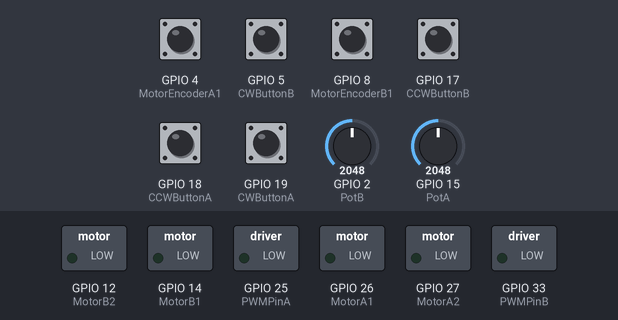
The program below on a simulated ESP32. On the bench: switched loads named in the program (green lamp = pin HIGH). The test bench sets the inputs (shaded band); at power-on: GPIO 4 (MotorEncoderA1), GPIO 5 (CWButtonB), GPIO 8 (MotorEncoderB1), GPIO 17 (CCWButtonB), GPIO 18 (CCWButtonA), GPIO 19 (CWButtonA) HIGH, GPIO 2 (PotB) = 2048, GPIO 15 (PotA) = 2048.

Above: at 1.2 s.
1.3 s: GPIO 5 (CWButtonB) pulled LOW for 0.15 s
At 2.1 s:
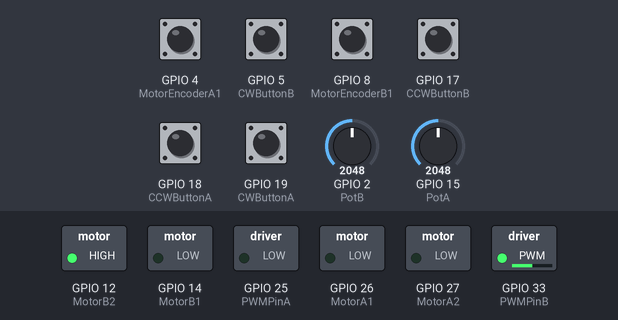
2.9 s: GPIO 17 (CCWButtonB) pulled LOW for 0.15 s
At 3.3 s:
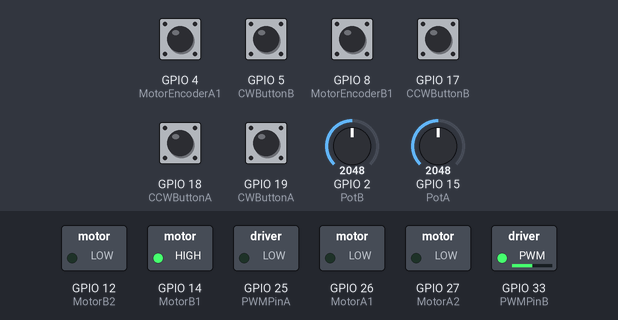
4.5 s: GPIO 18 (CCWButtonA) pulled LOW for 0.15 s
At 5.7 s:
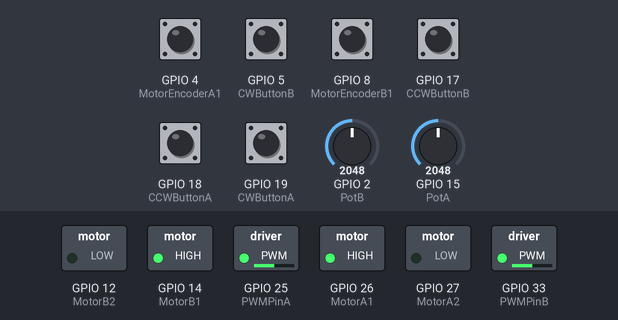
6.1 s: GPIO 19 (CWButtonA) pulled LOW for 0.15 s
At 7.0 s:
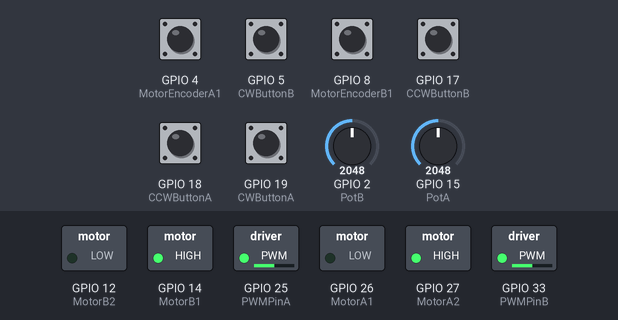
7.7 s: GPIO 5 (CWButtonB) pulled LOW for 1 s
At 8.2 s:
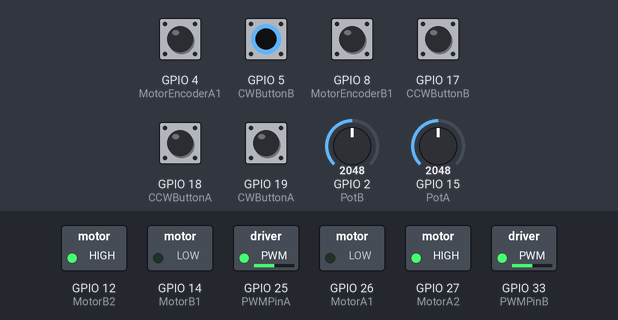
10.2 s: GPIO 18 (CCWButtonA) pulled LOW for 1 s
At 11.3 s:
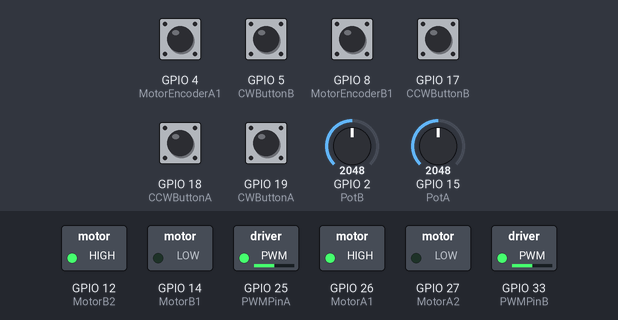
Timing chart, 0 to 13.2 s (numbered marks = the images above; inputs shaded):
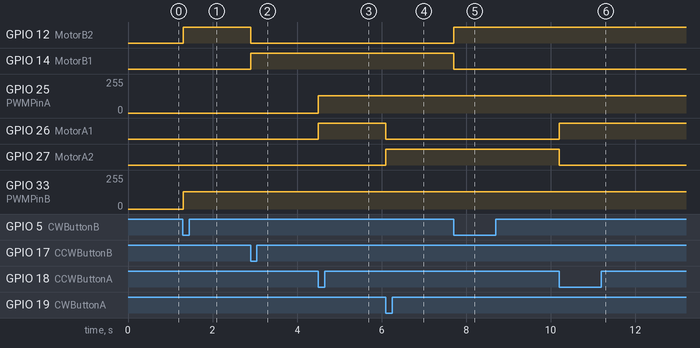

Measured:
- after the input at 1.3 s, GPIO 12 (MotorB2): LOW → HIGH at once; GPIO 33 (PWMPinB): 0/255 → 128/255 at once
- after the input at 2.9 s, GPIO 12 (MotorB2): HIGH → LOW at once; GPIO 14 (MotorB1): LOW → HIGH at once
- after the input at 4.5 s, GPIO 25 (PWMPinA): 0/255 → 128/255 at once; GPIO 26 (MotorA1): LOW → HIGH at once
- after the input at 6.1 s, GPIO 26 (MotorA1): HIGH → LOW at once; GPIO 27 (MotorA2): LOW → HIGH at once
- after the input at 7.7 s, GPIO 12 (MotorB2): LOW → HIGH at once; GPIO 14 (MotorB1): HIGH → LOW at once
- after the input at 10.2 s, GPIO 26 (MotorA1): LOW → HIGH at once; GPIO 27 (MotorA2): HIGH → LOW at once

The program:

main.cpp
```cpp
#include <Arduino.h>

// ESP32 pins:
// PWM outputs
#define PWMPinA 25
#define PWMPinB 33

// Input buttons
#define CWButtonA 19
#define CCWButtonA 18
#define CWButtonB 5
#define CCWButtonB 17

// For H bridge
#define MotorA1 26
#define MotorA2 27
#define MotorB1 14
#define MotorB2 12

// For Encoders
#define MotorEncoderA1 4
#define MotorEncoderA2 0
#define MotorEncoderB1 8
#define MotorEncoderB2 7

// For potentiometers
#define PotA 15
#define PotB 2

// Aux variables
const bool CW = true;
const bool CCW = false;
volatile int contador1 = 0;
volatile int contador2 = 0;
int PWMA = 0;
int PWMB = 0;
int readA = 0;
int readB = 0;


// setting PWM properties
const int freq = 5000;
const int MotorAChannel = 0;
const int MotorBChannel = 1;
const int resolution = 10;

// Function Headers
void MotorA(bool,int);
void MotorB(bool,int);
void EncoderA();
void EncoderB();
void SerialUpdate();

void setup(){
    Serial.begin(115200);
    pinMode(MotorA1,OUTPUT);
    pinMode(MotorA2,OUTPUT);
    pinMode(MotorB1,OUTPUT);
    pinMode(MotorB2,OUTPUT);

    pinMode(CWButtonA,INPUT_PULLUP);
    pinMode(CCWButtonA,INPUT_PULLUP);
    pinMode(CWButtonB,INPUT_PULLUP);
    pinMode(CCWButtonB,INPUT_PULLUP);

    pinMode(PotA,INPUT);
    pinMode(PotB,INPUT);

    pinMode(MotorEncoderA2,INPUT);
    pinMode(MotorEncoderB2,INPUT);

    attachInterrupt(digitalPinToInterrupt(MotorEncoderA1), EncoderA, RISING);
    attachInterrupt(digitalPinToInterrupt(MotorEncoderB1), EncoderB, RISING);

    ledcSetup(MotorAChannel, freq, resolution);
    ledcSetup(MotorBChannel, freq, resolution);
    ledcAttachPin(PWMPinA, MotorAChannel);
    ledcAttachPin(PWMPinB, MotorBChannel);
}

void loop(){
    PWMA = map(analogRead(PotA),0,4096,0,1024);
    PWMB = map(analogRead(PotB),0,4096,0,1024);

    digitalRead(CWButtonA);
    digitalRead(CCWButtonA);
    digitalRead(CWButtonB);
    digitalRead(CCWButtonB);

    if((digitalRead(CWButtonA) == LOW)&&(digitalRead(CCWButtonA) == HIGH)){
        MotorA(CW,PWMA);
    } else if((digitalRead(CWButtonA) == HIGH)&&(digitalRead(CCWButtonA) == LOW)){
        MotorA(CCW,PWMA);
    }

    if((digitalRead(CWButtonB) == LOW)&&(digitalRead(CCWButtonB) == HIGH)){
        MotorB(CW,PWMB);
    } else if((digitalRead(CWButtonB) == HIGH)&&(digitalRead(CCWButtonB) == LOW)){
        MotorB(CCW,PWMB);
    }
}

void MotorA(bool Direction,int PWM){
  if(Direction == CW)
  {
    digitalWrite(MotorA1,LOW);
    digitalWrite(MotorA2,HIGH);
  }
  else
  {
    digitalWrite(MotorA1,HIGH);
    digitalWrite(MotorA2,LOW);
  }
  ledcWrite(MotorAChannel,PWM);
}

void MotorB(bool Direction, int PWM){
  if(Direction == CW)
  {
    digitalWrite(MotorB1,LOW);
    digitalWrite(MotorB2,HIGH);
  }
  else
  {
    digitalWrite(MotorB1,HIGH);
    digitalWrite(MotorB2,LOW);
  }
  ledcWrite(MotorBChannel,PWM);
}

void EncoderA(){
if(digitalRead(MotorEncoderA2)==LOW)
  contador1++;
else
  contador1--;
}

void EncoderB() {
if(digitalRead(MotorEncoderB2)==HIGH)
  contador2++;
else
  contador2--;
}

void SerialUpdate(){
    Serial.print("Motor A: " );
    Serial.print(contador1);
    Serial.print(" Motor B: " );
    Serial.println(contador2);
}
```
